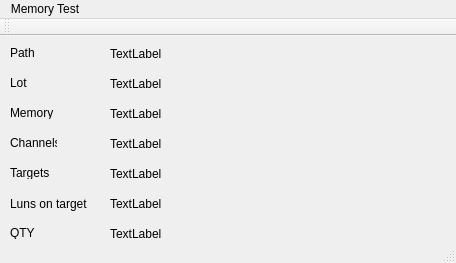
<?xml version="1.0" encoding="UTF-8"?>
<ui version="4.0">
 <class>MainWindow</class>
 <widget class="QMainWindow" name="MainWindow">
  <property name="geometry">
   <rect>
    <x>0</x>
    <y>0</y>
    <width>456</width>
    <height>263</height>
   </rect>
  </property>
  <property name="windowTitle">
   <string>MainWindow</string>
  </property>
  <widget class="QWidget" name="centralWidget">
   <widget class="QLabel" name="label">
    <property name="geometry">
     <rect>
      <x>110</x>
      <y>10</y>
      <width>321</width>
      <height>16</height>
     </rect>
    </property>
    <property name="text">
     <string>TextLabel</string>
    </property>
   </widget>
   <widget class="QLabel" name="label_2">
    <property name="geometry">
     <rect>
      <x>110</x>
      <y>40</y>
      <width>311</width>
      <height>16</height>
     </rect>
    </property>
    <property name="text">
     <string>TextLabel</string>
    </property>
   </widget>
   <widget class="QLabel" name="label_3">
    <property name="geometry">
     <rect>
      <x>110</x>
      <y>70</y>
      <width>311</width>
      <height>16</height>
     </rect>
    </property>
    <property name="text">
     <string>TextLabel</string>
    </property>
   </widget>
   <widget class="QLabel" name="label_4">
    <property name="geometry">
     <rect>
      <x>110</x>
      <y>100</y>
      <width>301</width>
      <height>16</height>
     </rect>
    </property>
    <property name="text">
     <string>TextLabel</string>
    </property>
   </widget>
   <widget class="QLabel" name="label_5">
    <property name="geometry">
     <rect>
      <x>110</x>
      <y>130</y>
      <width>301</width>
      <height>16</height>
     </rect>
    </property>
    <property name="text">
     <string>TextLabel</string>
    </property>
   </widget>
   <widget class="QLabel" name="label_6">
    <property name="geometry">
     <rect>
      <x>110</x>
      <y>160</y>
      <width>301</width>
      <height>16</height>
     </rect>
    </property>
    <property name="text">
     <string>TextLabel</string>
    </property>
   </widget>
   <widget class="QLabel" name="label_7">
    <property name="geometry">
     <rect>
      <x>110</x>
      <y>190</y>
      <width>311</width>
      <height>16</height>
     </rect>
    </property>
    <property name="text">
     <string>TextLabel</string>
    </property>
   </widget>
   <widget class="QLabel" name="label_8">
    <property name="geometry">
     <rect>
      <x>10</x>
      <y>10</y>
      <width>47</width>
      <height>13</height>
     </rect>
    </property>
    <property name="text">
     <string>Path</string>
    </property>
   </widget>
   <widget class="QLabel" name="label_9">
    <property name="geometry">
     <rect>
      <x>10</x>
      <y>40</y>
      <width>47</width>
      <height>13</height>
     </rect>
    </property>
    <property name="text">
     <string>Lot</string>
    </property>
   </widget>
   <widget class="QLabel" name="label_10">
    <property name="geometry">
     <rect>
      <x>10</x>
      <y>70</y>
      <width>47</width>
      <height>13</height>
     </rect>
    </property>
    <property name="text">
     <string>Memory</string>
    </property>
   </widget>
   <widget class="QLabel" name="label_11">
    <property name="geometry">
     <rect>
      <x>10</x>
      <y>100</y>
      <width>47</width>
      <height>13</height>
     </rect>
    </property>
    <property name="text">
     <string>Channels</string>
    </property>
   </widget>
   <widget class="QLabel" name="label_12">
    <property name="geometry">
     <rect>
      <x>10</x>
      <y>130</y>
      <width>47</width>
      <height>13</height>
     </rect>
    </property>
    <property name="text">
     <string>Targets</string>
    </property>
   </widget>
   <widget class="QLabel" name="label_13">
    <property name="geometry">
     <rect>
      <x>10</x>
      <y>160</y>
      <width>81</width>
      <height>16</height>
     </rect>
    </property>
    <property name="text">
     <string>Luns on target</string>
    </property>
   </widget>
   <widget class="QLabel" name="label_14">
    <property name="geometry">
     <rect>
      <x>10</x>
      <y>190</y>
      <width>47</width>
      <height>13</height>
     </rect>
    </property>
    <property name="text">
     <string>QTY</string>
    </property>
   </widget>
  </widget>
  <widget class="QMenuBar" name="menuBar">
   <property name="geometry">
    <rect>
     <x>0</x>
     <y>0</y>
     <width>456</width>
     <height>21</height>
    </rect>
   </property>
   <widget class="QMenu" name="menuHello">
    <property name="title">
     <string>Memory Test</string>
    </property>
    <addaction name="actionSettings"/>
   </widget>
   <addaction name="menuHello"/>
  </widget>
  <widget class="QToolBar" name="mainToolBar">
   <attribute name="toolBarArea">
    <enum>TopToolBarArea</enum>
   </attribute>
   <attribute name="toolBarBreak">
    <bool>false</bool>
   </attribute>
  </widget>
  <widget class="QStatusBar" name="statusBar"/>
  <action name="actionSettings">
   <property name="text">
    <string>Settings</string>
   </property>
  </action>
 </widget>
 <layoutdefault spacing="6" margin="11"/>
 <resources/>
 <connections/>
</ui>
